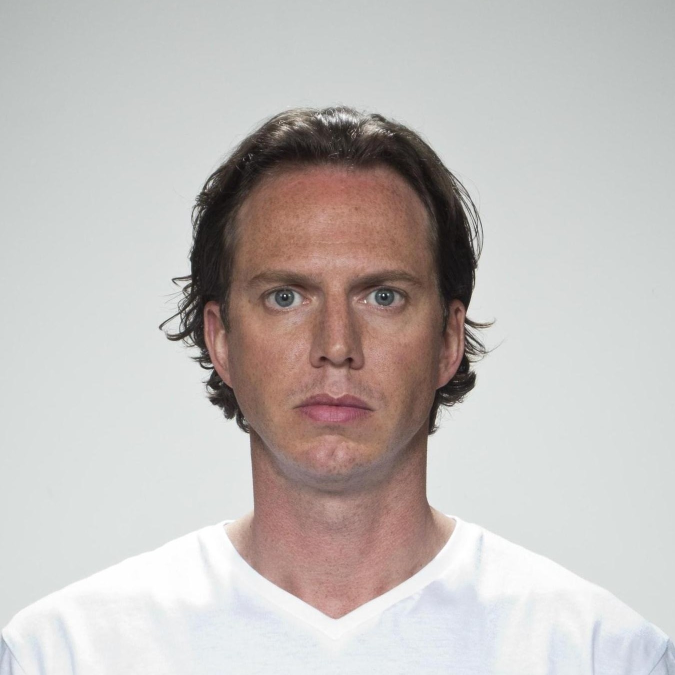
#> input picture img_test/dlib_testing/173_03.jpg, 1350 x 1350 px, found by its file name (shown at 1/2 size)
$ python img_resize.py
#> lines starting #> are read from the running program, lines starting #| are printed output that depends on the picture
# Import the Images module from pillow
from PIL import Image
import cv2

# Open the image by specifying the image path.
image_path = '/home/teakoo/Landmark-Agnostic-FIQA/img_test/dlib_testing/173_03.jpg'
image_file = Image.open(image_path)
#> image_file is the input picture: PIL image 1350x1350 RGB; mean R, G, B 195, 189.8, 187.4

# get the width and height of picture
width, height = Image.open(image_path).size
#> width = 1350; height = 1350
width1 = round(width * 1/2 )
#> width1 = 675
height1 = round(height * 1/2)
#> height1 = 675
new_image = image_file.resize((width1, height1))
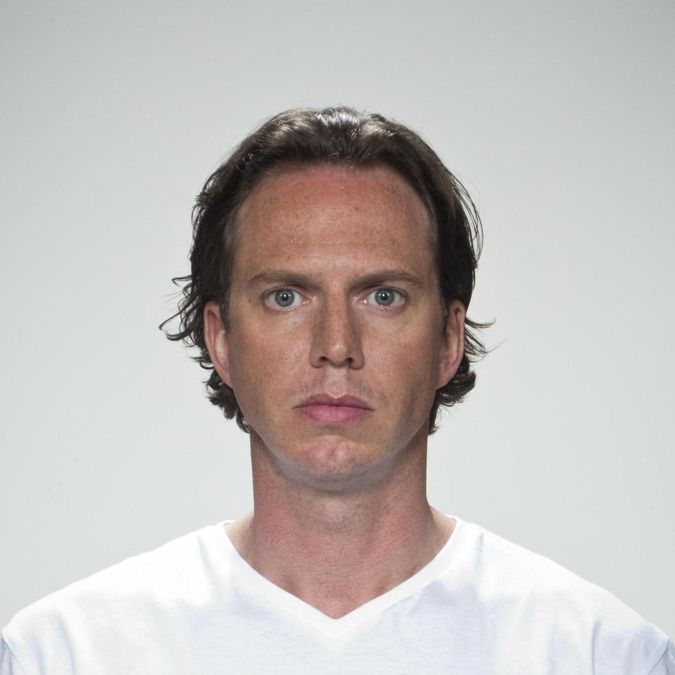
#> new_image: PIL image 675x675 RGB; mean R, G, B 195, 189.8, 187.4
new_image.save('/home/teakoo/Landmark-Agnostic-FIQA/img_test/173_03_1.jpg')
img1 =cv2.imread('/home/teakoo/Landmark-Agnostic-FIQA/img_test/173_03_1.jpg')


# Example-2
#image_file.save('/home/teakoo/Landmark-Agnostic-FIQA/img_test/image1_2.jpg', quality=10)

from PIL import Image
import os
import cv2

def resize_and_save(input_folder, output_folder):
    # Ensure the output folder exists
    if not os.path.exists(output_folder):
        os.makedirs(output_folder)

    # Loop through images in the input folder
#> (the run stopped early here; a loop or call above may not have finished)
